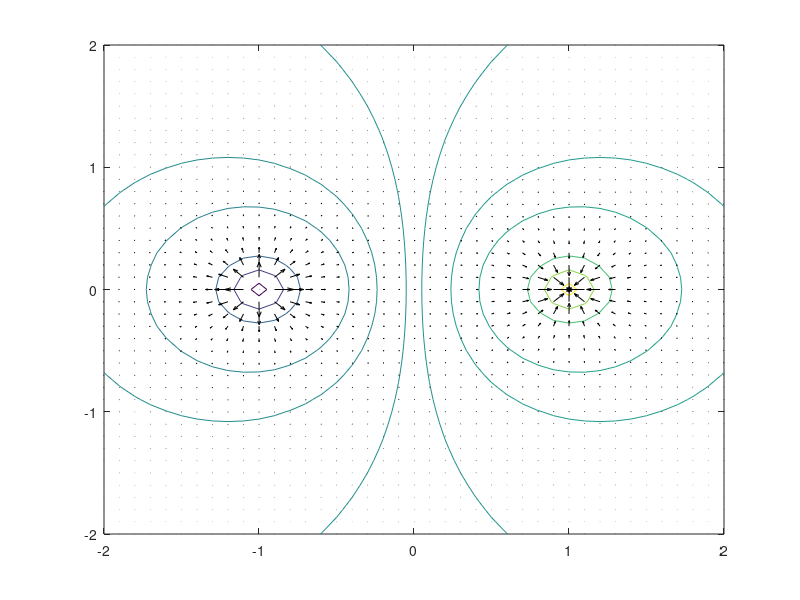

Reproduce this figure in MATLAB.
[x,y]=meshgrid(-2:0.1:2,-2:0.1:2);
z=1./sqrt((x-1).^2+y.^2+0.01)-1./sqrt((x+1).^2+y.^2+0.01);
[px,py]=gradient(z);
contour(x,y,z,[-12,-8,-5,-3,-1,-0.5,-0.1,0.1,0.5,1,3,5,8,12])
hold on
quiver(x,y,px,py,'k')
    